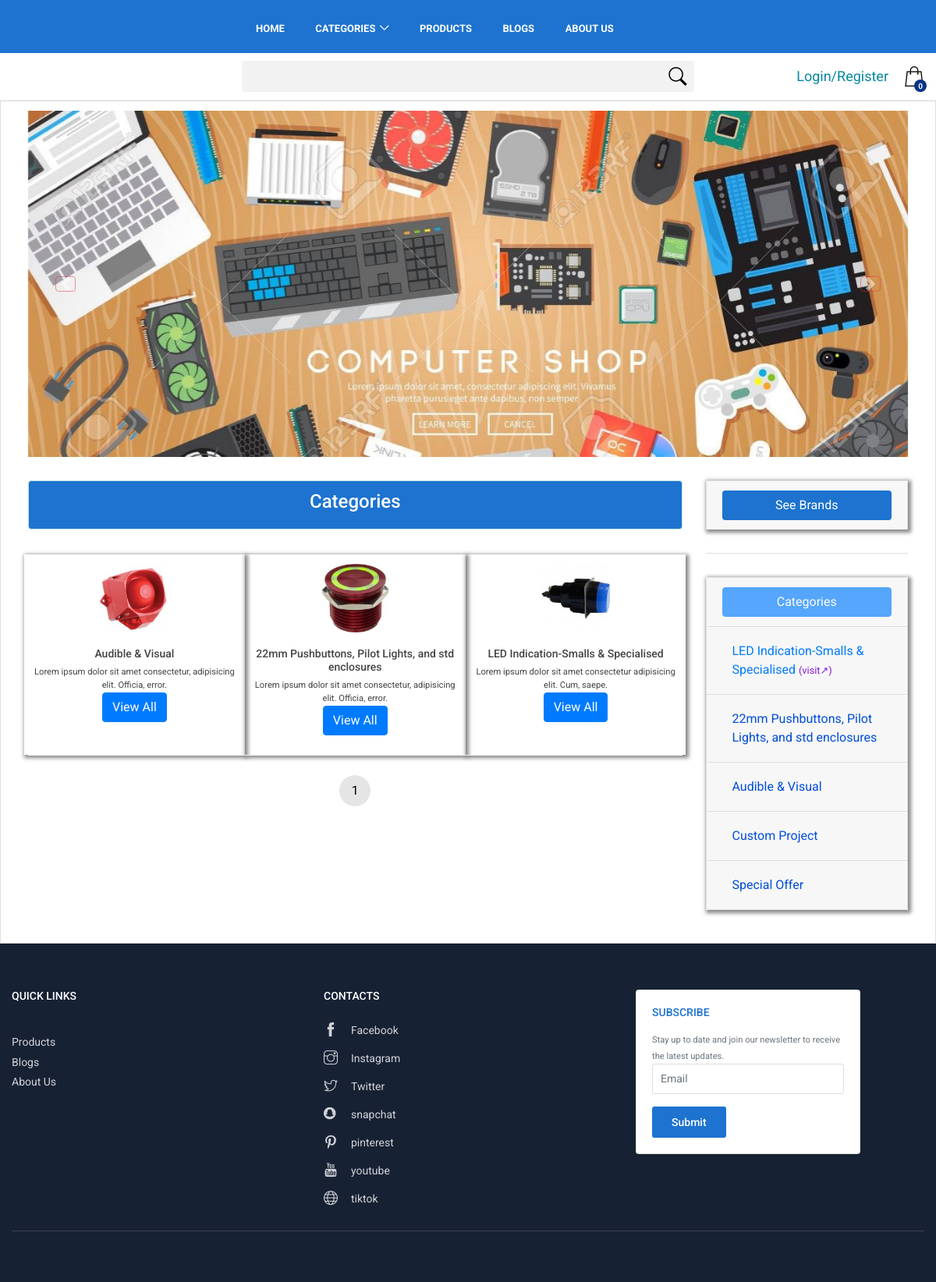
The page / on the database its author committed.
### medicifyapp/models.py (models this page shows, shortened)
class bennar(models.Model):
    class Meta:
        verbose_name_plural = 'Bennar'
    name = models.CharField(max_length=255)
    image = models.ImageField(upload_to='uploads/product_image')

class Categories(models.Model):
    class Meta:
        verbose_name_plural = 'Categories'
    category_name = models.CharField(max_length=255)
    category_discription = models.TextField()
    Category_image = models.ImageField(upload_to='uploads/category_img', null=True, blank=True, default='')
    def subcat_list(self):
        kkk = Subcategory.objects.filter(Category=self)
        return kkk

### medicifyapp/views.py (the view)
# urls.py: path('', views.index, name='index'),
def index(request):
    Product_Details_all = Product_Details.objects.all().order_by('-id')
    all_category = Categories.objects.all().order_by('-id')
    p = Paginator(all_category, 15)
    number_of_pages = p.num_pages
    number_of_pages_1 = p.num_pages+1
    list = []
    for i in range(1, number_of_pages_1):
        list.append(i)
    page_num = request.GET.get('page', 1)
    page_num = int(page_num)
    try:
        page = p.page(page_num)
    except EmptyPage:
        page = p.page(1)
    Categories_all = Categories.objects.all()
    all_jobs = posted_jobs.objects.filter(job_post_status='2').order_by('-id')
    p_jobs = Paginator(all_jobs, 4)
    page2 = p_jobs.page(1)
    bennar_first = bennar.objects.first()
    if bennar_first:
        get_id_benner=bennar_first.id
        bennar_all = bennar.objects.all().exclude(id=get_id_benner)
    else:
        bennar_all = None
    all_latest_pst = blog_post.objects.order_by('-time')[:6]
    context2 = {'cats':page, 'Categories_all':Categories_all, 'list':list, 'all_jobs':page2, 'page_num':page_num, 'bennar_all':bennar_all, 'bennar_first':bennar_first, 'page_num':page_num, 'all_latest_pst':all_latest_pst}
    return render(request, 'index.html', context2)

### medicifyapp/templates/index.html (shortened to what this page needs)
{% extends 'base.html' %}
{% load static %}
{% block body %}
{% if bennar_first %}
<div id="slideshow">
    <div class="slide-wrapper">
        <div id="carouselExampleControls" class="carousel slide" data-ride="carousel">
          <div class="carousel-inner">
			{% if bennar_first %}
            <div class="carousel-item active">
              <img src="/media/{{bennar_first.image}}" class="d-block w-80 container" alt="..." style="max-height:600px; height: auto;">
            </div>
			{% endif %}
          </div>
          <a class="carousel-control-prev" href="#carouselExampleControls" role="button" data-slide="prev">
            <span class="carousel-control-prev-icon btn btn-danger mr-5" aria-hidden="true"></span>
          </a>
          <a class="carousel-control-next" href="#carouselExampleControls" role="butt<on" data-slide="next">
            <span class="carousel-control-next-icon btn btn-danger ml-5" aria-hidden="true"></span>
          </a>
        </div>
    </div>
</div>
{% endif %}
	<main>
			<div class="container margin_30">
			<div class="row">
				<div class="col-lg-9">
					<div class="alert alert-info text-center" style="background-color:#1D73CF;" role="alert">
					  <h4 style=" color:white;">Categories</h4>
					</div>
					<div class="row small-gutters">
						{% if cats %}
						{% for n in cats %}
						<div class="col-6 col-md-4 mt-3" style="box-shadow: 2px 2px 5px 2px #888888;">
							<div class="grid_item">
								<figure>
									<a href="{% url 'subcats_of_cat' n.id %}">
										<img class="card-img-top" src="/media/{{n.Category_image}}" data-src="/media/{{n.image}}" alt="" style="max-width:100%; width:auto; height:100px; display: block; margin-left: auto; margin-right: auto; padding-top:12px;">
									</a>
								</figure>
								<a>
									<h3 id="nameproduct{{n.id}}">{{n.category_name}}</h3>
									<h3><small>{{n.category_discription}}</small></h3>
								</a>
								<a href="{% url 'subcats_of_cat' n.id %}" class="btn btn-primary" style="color:white;">View All</a>
							</div>
						</div>
						{% endfor %}
						{% endif %}
					</div>
					<div class="pagination__wrapper">
						<ul class="pagination">
							{% if list %}
							<li>
							</li>
							{% for i in list %}
							<li>
								<a href="{% url 'index' %}?page={{i}}" class="{% if page_num == i %}active{% endif %}">{{i}}</a>
							</li>
							{% endfor %}
							<li>
							</li>
							{% endif %}
						</ul>
					</div>
				</div>
				<div class="col-lg-3">
					<ul class="list-group">
						<div class="accordion" id="accordionExample" style="box-shadow: 2px 2px 5px 2px #888888;">
							<div class="card">
							<div class="card-header" id="headingOne_brands">
							  <h2 class="mb-0">
								<a href="{% url 'all_brands' %}" class="btn btn-link btn-block text-left text-center" style="background-color:#1D73CF; color:white;">
									<span style="color:white;">See Brands</span>
								</a>
							  </h2>
							</div>
						  </div>
						</div>
					</ul><hr>
					<ul class="list-group">
						<div class="accordion" id="accordionExample_1" style="box-shadow: 2px 2px 5px 2px #888888;">
							<div class="card">
							<div class="card-header" id="headingOne_cats">
							  <h2 class="mb-0">
								<button class="btn btn-link btn-block text-left btn-primary text-center" type="button" data-toggle="collapse" data-target="#collapseOne_cats" aria-expanded="false" aria-controls="collapseOne_cats" disabled>
									<span style="color:white;">Categories</span>
								</button>
							  </h2>
							</div>
						  </div>
							{% for i in Categories_all %}
						  <div class="card">
							<div class="card-header" id="headingOne{{i.id}}">
							  <h2 class="mb-0">
								<button class="btn btn-link btn-block text-left" type="button" data-toggle="collapse" data-target="#collapseOne{{i.id}}" aria-expanded="false" aria-controls="collapseOne{{i.id}}">
								  {% if i.subcat_list %}
									{{i.category_name}} <small><a style="color:#8C19DB;" href="{% url 'subcats_of_cat' i.id %}">(visit&#8599;)</a></small>
									{% else %}
									<a href="{% url 'subcats_of_cat' i.id %}">{{i.category_name}}</a>
									{% endif %}
								</button>
							  </h2>
							</div>
						  </div>
							{% endfor %}
							<div class="card">
							<div class="card-header" id="headingOne_custom_project">
							  <h2 class="mb-0">
								<button class="btn btn-link btn-block text-left" type="button" data-toggle="collapse" data-target="#collapseOne_custom_project" aria-expanded="false" aria-controls="collapseOne_custom_project">
									<a href="{% url 'custom_project' %}">Custom Project</a>
								</button>
							  </h2>
							</div>
						  </div>
							<div class="card">
							<div class="card-header" id="headingOne_special_offer">
							  <h2 class="mb-0">
								<button class="btn btn-link btn-block text-left" type="button" data-toggle="collapse" data-target="#collapseOne_special_offer" aria-expanded="false" aria-controls="collapseOne_special_offer">
									<a href="{% url 'special_offer' %}">Special Offer</a>
								</button>
							  </h2>
							</div>
						  </div>
						</div>
					</ul>
				</div>
			</div>
		</div>
	</main>
{% endblock %}

### medicifyapp/templates/base.html (shortened to what this page needs)
{% load static %}
<!DOCTYPE html>
<html lang="en">
<head>
   <link rel="stylesheet" href="https://stackpath.bootstrapcdn.com/bootstrap/4.2.1/css/bootstrap.min.css">
    <link href="{% static 'medicifyapp/index/css/bootstrap.custom.min.css' %}" rel="stylesheet">
    <link href="{% static 'medicifyapp/index/css/style.css' %}" rel="stylesheet">
    <link href="{% static 'medicifyapp/index/css/listing.css' %}" rel="stylesheet">
</head>
<body>
	<div id="page" class="theia-exception">
	<header class="version_1">
		<div class="main_header">
			<div class="container">
				<div class="row small-gutters">
					<div class="col-xl-3 col-lg-3 d-lg-flex align-items-center">
					</div>
					<nav class="col-xl-6 col-lg-7">
						<div class="main-menu">
							<ul>
								<li>
									<a href="/">Home</a>
								</li>
								<li class="submenu">
									<a href="javascript:void(0);" class="show-submenu">Categories</a>
								</li>
								<li>
									<a href="{% url 'products_page' %}">Products</a>
								</li>
								<li>
									<a href="{% url 'all_blogs' %}">Blogs</a>
								</li>
								<li>
									<a href="/about">About Us</a>
								</li>
							</ul>
						</div>
					</nav>
					<div class="col-xl-3 col-lg-2 d-lg-flex align-items-center justify-content-end text-right">
					</div>
				</div>
			</div>
		</div>
		<div class="main_nav inner">
			<div class="container">
				<div class="row small-gutters">
					<div class="col-xl-3 col-lg-3 col-md-3">
					</div>
					<div class="col-xl-6 col-lg-7 col-md-6 d-none d-md-block">
						<form method="GET" action="{% url 'product_search' %}">
						<div class="custom-search-input">
							<input type="text" name="search_product" value="{{ request.GET.search_product }}">
							<button type="submit"><i class="header-icon_search_custom"></i></button>
						</div>
						</form>
					</div>
					<div class="col-xl-3 col-lg-2 col-md-3">
						<ul class="top_tools">
							<li>
								<div class="dropdown dropdown-cart">
									<a href="{% url 'cart' %}" class="cart_bt"><strong id="product_cart_new">0</strong></a>
								</div>
							</li>
							<li>
								<div class="dropdown dropdown-access">
									{% if user.is_authenticated %}
									<a><font color = "#07889E" size ="4">Hi, {% if request.user.first_name %}{{request.user.first_name | truncatechars:8}}{% else %}{{request.user.username | truncatechars:8}}{% endif %}</font></a>
									{% else %}
									<a href="/account"><font color = "#07889E" size ="4">Login/Register</font></a>
									{% endif %}
								</div>
							</li>
						</ul>
					</div>
				</div>
			</div>
		</div>
	</header>
		<div class="list-group-item">
        {% block body %}{% endblock %}
		</div>
        <footer>
		<div class="container">
			<div class="row">
				<div class="col-lg-4 col-md-6">
					<h3 data-target="#collapse_1">Quick Links</h3>
					<div class="collapse dont-collapse-sm links" id="collapse_1">
						<ul>
							<li><a href="/" id="logo_text3"></a></li>
							<li><a href="{% url 'products_page' %}">Products</a></li>
							<li><a href="{% url 'all_blogs' %}">Blogs</a></li>
							<li><a href="{% url 'about' %}">About Us</a></li>
						</ul>
					</div>
				</div>
				<div class="col-lg-4 col-md-6">
						<h3 data-target="#collapse_3">Contacts</h3>
					<div class="collapse dont-collapse-sm contacts" id="collapse_3">
						<ul id="social_links_id">
						</ul>
					</div>
				</div>
				<div class="col-lg-4 col-md-6">
					<div class="card" style="width: 18rem;">
					  <div class="card-body">
						  <h3 data-target="#collapse_4" style="color:#1D73CF;">Subscribe</h3>
						   <small class="card-subtitle mb-2 text-muted">Stay up to date and join our newsletter to receive the latest updates.</small>
						  <form method="POST" action="{% url 'newsletter' %}">{% csrf_token %}
						<div class="form-group">
						<input type="email" name="newsletter_email" class="form-control" placeholder="Email" required>
					  </div>
						<button class="btn_1" type="submit">Submit</button>
					</form>
					  </div>
					</div>
				</div>
			</div>
			<hr>
		</div>
	</footer>
	</div>
  </body>
<link rel="stylesheet" href="https://cdnjs.cloudflare.com/ajax/libs/font-awesome/4.7.0/css/font-awesome.min.css">
</body>
</html>

### rows shown on the page
bennar: image (picture)
Categories: Category_image (picture), category_name "Audible & Visual", category_discription "Lorem ipsum dolor sit amet consectetur, adipisicing elit. Officia, error."
Categories: Category_image (picture), category_name "22mm Pushbuttons, Pilot Lights, and std enclosures", category_discription "Lorem ipsum dolor sit amet consectetur, adipisicing elit. Officia, error."
Categories: Category_image (picture), category_name "LED Indication-Smalls & Specialised", category_discription "Lorem ipsum dolor sit amet consectetur adipisicing elit. Cum, saepe."

### other values the page prints
{{ i }} "1"
